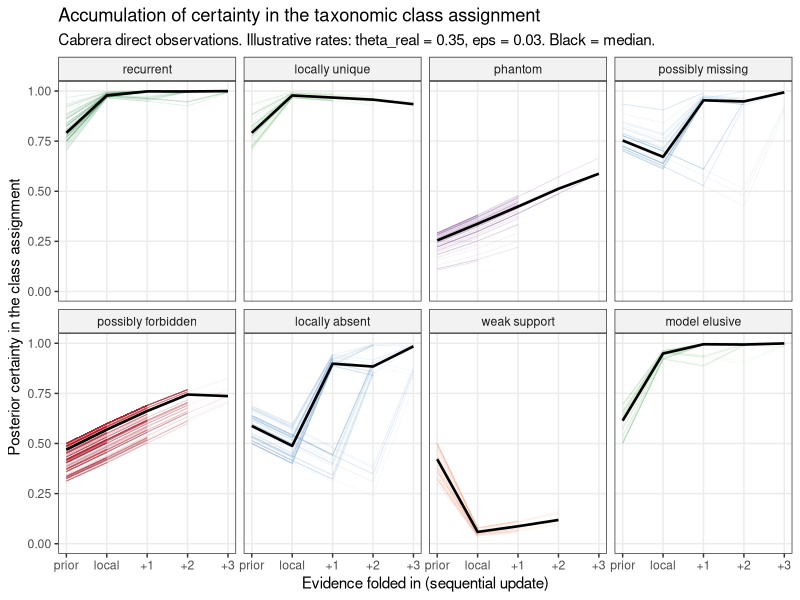
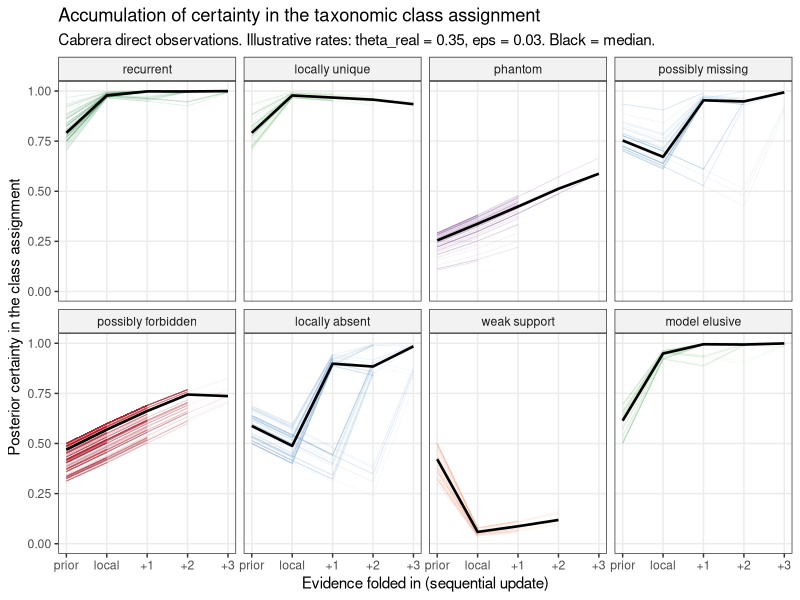

Write the R code that produced these figures, in order.
# ============================================================================
# Posterior certainty in the CLASS ASSIGNMENT — accumulation curves
# Case study: Serra-Marin et al. (2025), Cabrera plant-pollinator direct
#             observations, with leave-one-out link predictions.
#
# AIM (per the Box): show how confident we are that a link's assigned
# taxonomic CLASS is correct, and how that confidence accumulates as we
# fold in replicate evidence one network at a time.
#
# FORMULATION (Option A, two latent states):
#   * theta lives on just two latent states: real vs not-real.
#   * Each of the 8 classes stakes a claim on ONE of those states
#     (e.g. "possibly missing" claims the link is real; "phantom" claims
#     it is not real). See `claims_real` / `claims_notreal` below.
#   * The two-state posterior P(real | evidence) is updated sequentially.
#   * Certainty in the class assignment = the posterior mass on the state
#     the assigned class claims:
#         if class claims real     -> certainty = P(real | evidence)
#         if class claims not-real -> certainty = 1 - P(real | evidence)
#   This is a class-assignment posterior, NOT a link-existence probability.
# ============================================================================

library(dplyr)
library(tidyr)
library(ggplot2)
library(purrr)

# ----------------------------------------------------------------------------
# PARAMETERS  (the two modelling choices; both ILLUSTRATIVE, see notes)
# ----------------------------------------------------------------------------
# THETA_REAL : P(observe the interaction in one co-occurring network | link is
#              REAL). Set well below 1 because real interactions are routinely
#              undersampled locally (detection is imperfect; Peralta et al.).
#              Not estimated here; an illustrative value. Could instead be
#              estimated from high-confidence (recurrent) links, or swept over
#              a range as a sensitivity check.
THETA_REAL <- 0.35

# EPS : P(a spurious observation in one network | link is NOT real). Small,
#       reflecting rare false detections / misidentifications. Illustrative.
EPS <- 0.03

# ----------------------------------------------------------------------------
# 1. LOAD AND RESHAPE
# ----------------------------------------------------------------------------
# CSV COLUMNS (input data, one row per candidate pair at one focal site):
#   higher_level : pollinator species
#   lower_level  : plant species
#   ground_truth : was the interaction OBSERVED at this focal site? (1/0)
#                  -> this is O_local for the focal row, and the replicate
#                     evidence when read from the OTHER co-occurring sites.
#   probability  : model's predicted probability for this link  -> Yhat (cont.)
#   prediction   : probability thresholded to 0/1               -> Yhat_bin
#   focal_site   : which of the 6 sites is the held-out focal network
#   method       : 'obs' (direct observation) or 'rpi' (camera); we use 'obs'
df <- read.csv("results/predictions/serra_martin_loo_prediction_results.csv", stringsAsFactors = FALSE)
d  <- df %>% filter(method == "obs")

# pair : unique species-pair ID, so we can collect a pair's behaviour across
#        all sites where the two species co-occur (i.e. where it is a candidate)
d <- d %>% mutate(pair = paste(higher_level, lower_level, sep = " :: "))

# ----------------------------------------------------------------------------
# 2. THE EIGHT CLASSES AND THE LATENT STATE EACH ONE CLAIMS
# ----------------------------------------------------------------------------
# Deterministic label from three binary axes (Yhat_bin, O_local, O_rep_any):
#   1 1 1 recurrent          claims REAL       (seen everywhere)
#   1 1 0 locally unique     claims REAL       (real, locally restricted)
#   1 0 0 phantom            claims NOT-REAL   (model error, seen nowhere)
#   1 0 1 possibly missing   claims REAL       (real, undersampled locally)
#   0 0 0 possibly forbidden claims NOT-REAL   (truly absent)
#   0 0 1 locally absent     claims REAL       (real, absent under local cond.)
#   0 1 0 weak support       claims NOT-REAL   (lone sighting, likely error)
#   0 1 1 model elusive      claims REAL       (real, model missed it)
class_levels <- c("recurrent","locally unique","phantom","possibly missing",
                  "possibly forbidden","locally absent","weak support",
                  "model elusive")

# claims_real / claims_notreal : which latent state each class bets on. This is
# the bridge between the deterministic label (Framing A) and the two-state
# posterior (Framing B) — certainty is scored against the claimed state.
claims_real    <- c("recurrent","locally unique","possibly missing",
                    "locally absent","model elusive")
claims_notreal <- c("phantom","possibly forbidden","weak support")

# consistent colours (edit to match Figure 1 palette)
class_colours <- c(
  "recurrent"          = "#1b7837",
  "locally unique"     = "#7fbf7b",
  "phantom"            = "#762a83",
  "possibly missing"   = "#2166ac",
  "possibly forbidden" = "#b2182b",
  "locally absent"     = "#67a9cf",
  "weak support"       = "#f4a582",
  "model elusive"      = "#5aae61"
)

# label_from_axes : deterministic 2x2x2 lookup -> class name (Framing A)
label_from_axes <- function(yhat_bin, o_local, o_rep_any) {
  dplyr::recode(paste(yhat_bin, o_local, o_rep_any),
    "1 1 1" = "recurrent",        "1 1 0" = "locally unique",
    "1 0 0" = "phantom",          "1 0 1" = "possibly missing",
    "0 0 0" = "possibly forbidden","0 0 1" = "locally absent",
    "0 1 0" = "weak support",     "0 1 1" = "model elusive")
}

# ----------------------------------------------------------------------------
# 3. THE TWO-STATE SEQUENTIAL UPDATE (the core inference)
# ----------------------------------------------------------------------------
# prior_real : Yhat enters as the prior probability the link is real.
#              P(real) = Yhat, P(not-real) = 1 - Yhat.
#
# For each observation o in {0,1} (o=1 seen, o=0 not seen) we update P(real)
# by the likelihood ratio between the two states:
#     lr_real    = THETA_REAL^o * (1 - THETA_REAL)^(1-o)
#     lr_notreal = EPS^o        * (1 - EPS)^(1-o)
#     P(real) <- P(real)*lr_real / ( P(real)*lr_real + P(not-real)*lr_notreal )
#
# certainty : posterior mass on the state the ASSIGNED class claims.
accumulate_link <- function(yhat, o_local, rep_obs, assigned) {
  claim_is_real <- assigned %in% claims_real
  p_real <- yhat                          # prior from the model

  cert_of <- function(pr) if (claim_is_real) pr else (1 - pr)

  ev  <- c(o_local, rep_obs)              # evidence stream: local, then reps
  out <- vector("list", length(ev) + 1L)
  out[[1]] <- tibble(step = 0L, certainty = cert_of(p_real))  # step 0 = prior

  for (i in seq_along(ev)) {
    o          <- ev[i]
    lr_real    <- THETA_REAL^o * (1 - THETA_REAL)^(1 - o)
    lr_notreal <- EPS^o        * (1 - EPS)^(1 - o)
    num        <- p_real * lr_real
    p_real     <- num / (num + (1 - p_real) * lr_notreal)
    out[[i + 1L]] <- tibble(step = i, certainty = cert_of(p_real))
  }
  bind_rows(out)
}

# ----------------------------------------------------------------------------
# 4. ASSEMBLE PER-FOCAL-LINK EVIDENCE
# ----------------------------------------------------------------------------
# pair_site_gt : for each pair, the observed ground_truth at each of its sites.
#                Used to pull replicate observations (the OTHER sites) per focal.
pair_site_gt <- d %>%
  distinct(pair, focal_site, ground_truth) %>%
  group_by(pair) %>%
  summarise(sites = list(focal_site), gts = list(ground_truth), .groups = "drop")

# get_rep_obs : replicate evidence for a focal link = ground_truth at the OTHER
#               co-occurring sites of the same pair (leave-one-out).
get_rep_obs <- function(pr, fs) {
  row <- pair_site_gt[pair_site_gt$pair == pr, ]
  if (nrow(row) == 0) return(integer(0))
  sites <- row$sites[[1]]; gts <- row$gts[[1]]
  as.integer(gts[sites != fs])
}

# focal : one row per focal link, with the axes, the assigned class, and the
#         ordered replicate observations to fold in.
focal <- d %>%
  transmute(
    pair, focal_site,
    yhat     = probability,   # continuous model probability -> prior on real
    yhat_bin = prediction,    # 0/1 model call -> used for the class label
    o_local  = ground_truth   # observed at the focal site   -> O_local
  ) %>%
  mutate(
    rep_obs   = map2(pair, focal_site, get_rep_obs),
    o_rep_any = as.integer(map_int(rep_obs, ~ as.integer(any(.x == 1))) > 0),
    assigned  = label_from_axes(yhat_bin, o_local, o_rep_any),
    link_uid  = paste(pair, focal_site, sep = " @ ")
  )

# ----------------------------------------------------------------------------
# 5. RUN THE ACCUMULATION FOR EVERY LINK
# ----------------------------------------------------------------------------
# curves : link_uid x step x certainty, tagged by assigned class.
curves <- focal %>%
  mutate(traj = pmap(list(yhat, o_local, rep_obs, assigned), accumulate_link)) %>%
  select(link_uid, assigned, traj) %>%
  unnest(traj) %>%
  mutate(assigned = factor(assigned, levels = class_levels))

# ----------------------------------------------------------------------------
# 6. PLOT: per-link spaghetti, faceted by class, black median overlay
# ----------------------------------------------------------------------------
# median_curves : the class-level median trajectory (the headline shape).
median_curves <- curves %>%
  group_by(assigned, step) %>%
  summarise(certainty = median(certainty), n_links = n(), .groups = "drop")

p <- ggplot(curves, aes(step, certainty, group = link_uid, colour = assigned)) +
  geom_line(alpha = 0.06, linewidth = 0.3) +                       # one link
  geom_line(data = median_curves, aes(step, certainty, group = 1),
            colour = "black", linewidth = 0.9, inherit.aes = FALSE) +  # median
  facet_wrap(~ assigned, ncol = 4) +
  scale_colour_manual(values = class_colours, guide = "none") +
  scale_x_continuous(breaks = 0:4,
                     labels = c("prior", "local", "+1", "+2", "+3")) +
  coord_cartesian(ylim = c(0, 1)) +
  labs(
    x = "Evidence folded in (sequential update)",
    y = "Posterior certainty in the class assignment",
    title = "Accumulation of certainty in the taxonomic class assignment",
    subtitle = sprintf(
      "Cabrera direct observations. Illustrative rates: theta_real = %.2f, eps = %.2f. Black = median.",
      THETA_REAL, EPS)
  ) +
  theme_bw(base_size = 11) +
  theme(panel.grid.minor = element_blank(),
        strip.background = element_rect(fill = "grey95"))

ggsave("posterior_accumulation.pdf", p, width = 10, height = 5.5)
ggsave("posterior_accumulation.png", p, width = 10, height = 5.5, dpi = 150)

# console summary
cat("\nFocal links per class:\n")
print(focal %>% count(assigned) %>% arrange(desc(n)))
cat("\nSaved: posterior_accumulation.pdf / .png\n")
